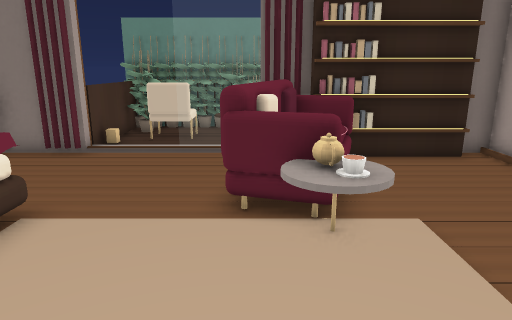
view 1 (above)

15 first-person views from a walk through a Godot game level. The camera is 1.3 m above the floor, tilts 14° down and sees 70° across. Doors that lead somewhere are drawn open, without their leaves. The floor is counted in squares, 0.5 m on a side. Each view is taken from the middle of a square. On the plan, view 1 faces up. The plan holds only what a view shows up to about 20 squares ahead; the rest is blank.

view 2
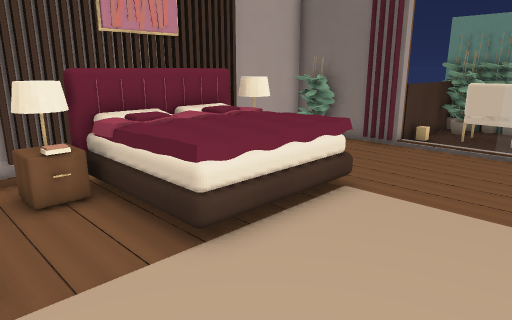

view 3
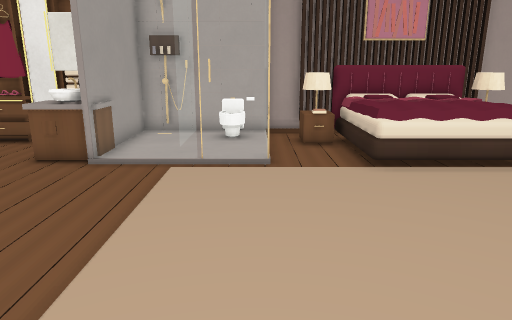

view 4
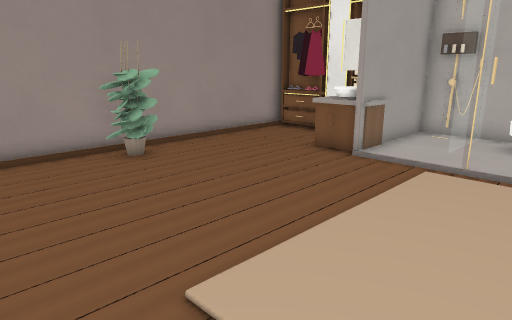

view 5
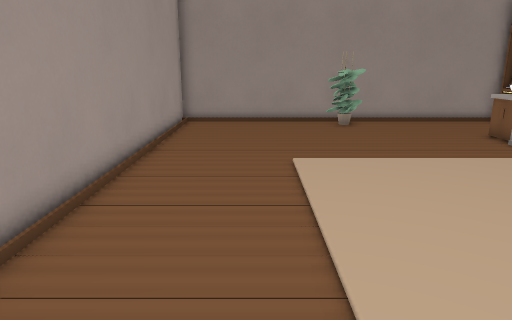

view 6
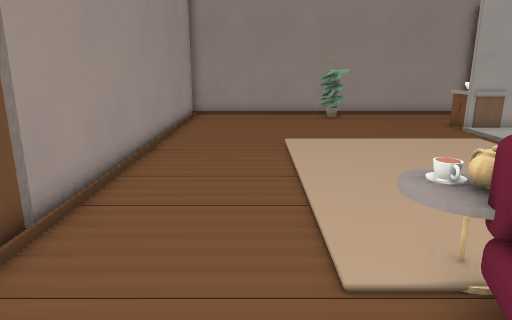

view 7
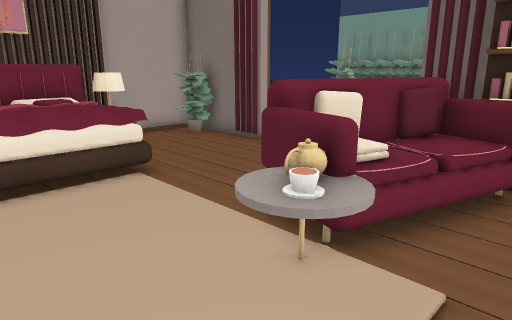

view 8
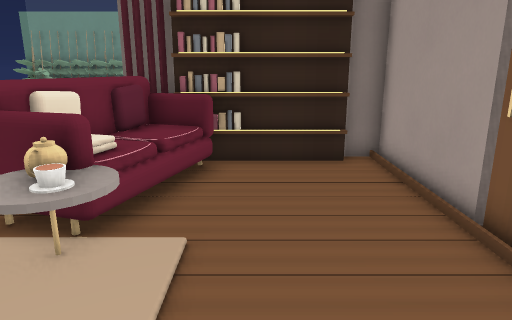

view 9
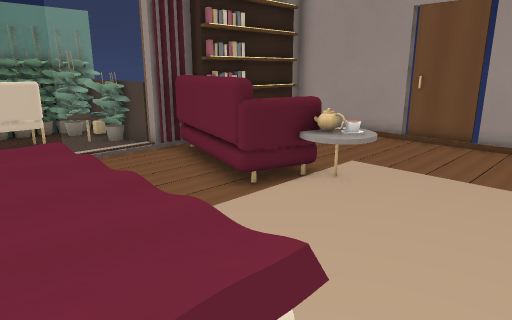

view 10
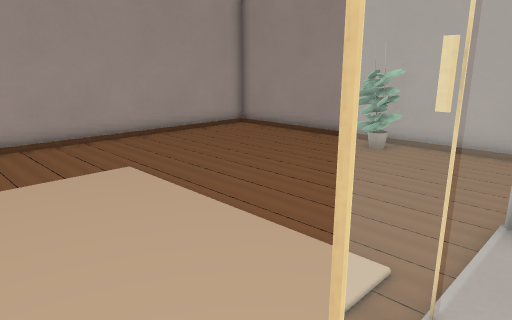

view 11
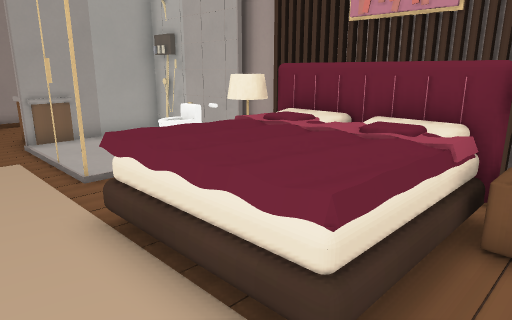

view 12
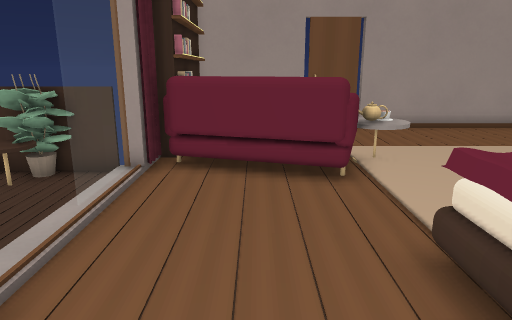

view 13
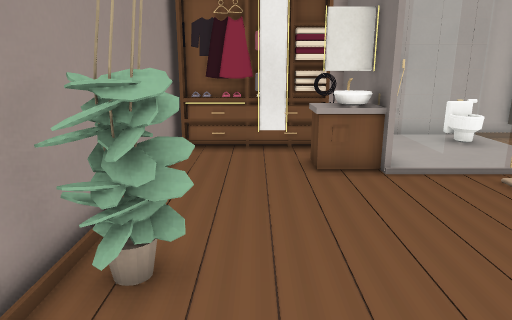

view 14
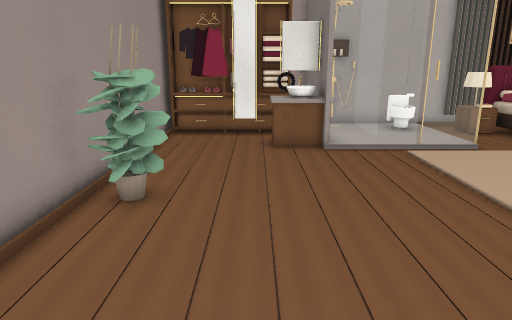

view 15
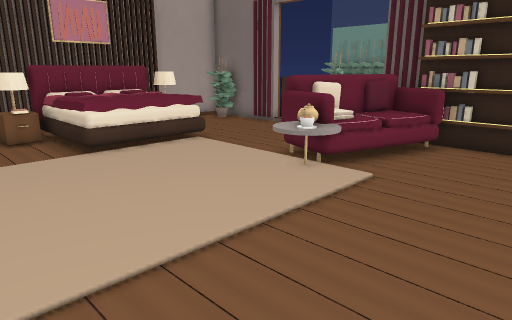

### Floor plan
Key: @ floor where view 1 was taken; # wall or solid block; x gap in a wall; . main floor; : floor 0.5 m higher than the main floor; D open door; = window, fence, low wall or low ledge; ^ raised ledge; S sofa; B bed; W wardrobe; O other object.
Columns run from 10 left of view 1 to 8 right of it. Each row starts with its distance up from view 1.
 16         =##
 15      #=##=:
 14      .#=#==
 13     #.....=
 12  ####DDD  ####
 11 ##=.......SSS######
 10 ##........SSS.....#
  9 #.........SSO.....#
  8 #BO.......S:S.....#
  7 #BOBBB...SS#=.....x
  6 #B#BBBB....#=.....#
  5 #BBBBBB....O......#
  4 #BBBBBB...........x
  3 #BBBBBB...........#
  2 #B#BBBB...........#
  1 #BB...............#
  0 #.........@.......#
 -1 ###  #............#
 -2      #............#
 -3      #............#
 -4      #............#
 -5     =#............#
 -6 #####^............#
 -7  W#=^=............#
 -8  WO...............#
 -9  W#...............#
-10  WW......##=......#
-11  W#......###......#
-12  ##################

Where each view was taken, in squares from view 1:
view 1: 0 up, 0 right, facing up
view 2: 1 down, 0 right, facing up-left
view 3: 1 down, 5 right, facing left
view 4: 0 up, 5 right, facing down-left
view 5: 7 up, 4 right, facing down
view 6: 10 up, 4 right, facing down
view 7: 2 up, 4 right, facing up-left
view 8: 1 up, 4 right, facing up
view 9: 1 up, 6 left, facing up-right
view 10: 1 up, 6 left, facing down-right
view 11: 8 up, 2 left, facing down-left
view 12: 9 up, 9 left, facing right
view 13: 9 down, 4 right, facing left
view 14: 8 down, 7 right, facing left
view 15: 2 down, 7 right, facing up-left
